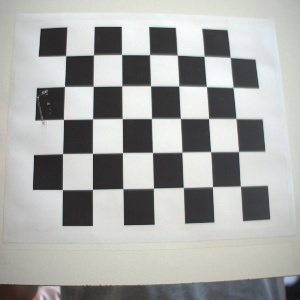
#> input picture pictures/calibration0.jpg, 300 x 300 px; its folder holds only this picture in this run
$ python calibration.py
#> lines starting #> are read from the running program, lines starting #| are printed output that depends on the picture; after the words box and inside, x2 and y2 are one past the last pixel; in counts of white or black regions, pixels touching at a corner belong together; long printed decimals are rounded
import numpy as np
import cv2 as cv
import glob
from ximea import xiapi

use_ximea = False

# termination criteria
if use_ximea == True:
    cam = xiapi.Camera()

    print('Opening first camera...')
    cam.open_device()

    cam.set_exposure(50000)
    cam.set_param("imgdataformat","XI_RGB32")
    cam.set_param("auto_wb",1)

    print('Exposure was set to %i us' %cam.get_exposure())
    img = xiapi.Image()
    print('Starting data acquisition...')
    cam.start_acquisition()

    inc = 0
    k = cv.waitKey(20)

    while k != ord('q'):
        cam.get_image(img)
        image = img.get_image_data_numpy()
        image = cv.resize(image,(300,300))
        cv.imshow("test", image)

        if k == ord(' '):
            cv.imwrite("pictures/calibration"+str(inc)+".jpg",image)
            inc = inc + 1

        k =cv.waitKey(20)
        if inc>=10:
            break

    print('Stopping acquisition...')
    cam.stop_acquisition()

    # stop communication
    cam.close_device()

criteria = (cv.TERM_CRITERIA_EPS + cv.TERM_CRITERIA_MAX_ITER, 30, 0.001)
# prepare object points, like (0,0,0), (1,0,0), (2,0,0) ....,(6,5,0)
objp = np.zeros((5*7,3), np.float32)
objp[:,:2] = np.mgrid[0:7,0:5].T.reshape(-1,2)

# Arrays to store object points and image points from all the images.
objpoints = [] # 3d point in real world space
imgpoints = [] # 2d points in image plane.

images = glob.glob('pictures/*.jpg')
inc = 0

for fname in images:
    print(fname)
    img = cv.imread(fname)
#> img is the input picture: shape (300, 300, 3); mean B, G, R 165.8, 168, 166.7
    gray = cv.cvtColor(img, cv.COLOR_BGR2GRAY)
    # Find the chess board corners
    cv.imshow('img', gray)
    cv.waitKey()
    ret, corners = cv.findChessboardCorners(gray, (7,5), None)
#> ret = True; corners = 35 rows, first 8: [65.61, 56.12], [93.46, 55.14], [121.6, 54.71], [149.6, 54.93], [177.2, 55.26], [204.3, 56.38], [229.8, 57.57], [64.49, 86.55]
    # If found, add object points, image points (after refining them)
    if ret == True:
        objpoints.append(objp)
        corners2 = cv.cornerSubPix(gray,corners, (11,11), (-1,-1), criteria)
#> corners2 = 35 rows, first 8: [65.57, 55.65], [93.47, 54.89], [121.6, 54.45], [149.5, 54.6], [177.2, 55.1], [204, 56.21], [230.2, 57.34], [64.4, 86.49]
        imgpoints.append(corners2)
        # Draw and display the corners
        cv.drawChessboardCorners(img, (7,5), corners2, ret)
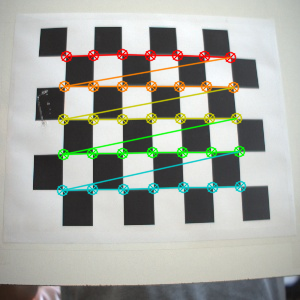
#> img: shape (300, 300, 3); 8.2% of pixels changed, all inside (x1, y1, x2, y2) = (56, 48, 247, 197)
        cv.imshow('img', img)
        _, mtx, dist, rvecs, tvecs = cv.calibrateCamera(objpoints, imgpoints, gray.shape[::-1], None, None)
#> mtx = [[465.3, 0, 151.9], [0, 555.9, 131.8], [0, 0, 1]]; dist = [[0.146, -18.87, 0.0282, -0.0047, 174.9]]; rvecs = ([-0.268, -0.103, -0.0198],); tvecs = ([-3.06, -2.3, 16.12],)
        h,  w = img.shape[:2]
#> h = 300; w = 300
        newcameramtx, roi = cv.getOptimalNewCameraMatrix(mtx, dist, (w,h), 1, (w,h))
#> newcameramtx = [[467.7, 0, 150.7], [0, 548.1, 136], [0, 0, 1]]; roi = (63, 33, 178, 196)
        dst = cv.undistort(img, mtx, dist, None, newcameramtx)
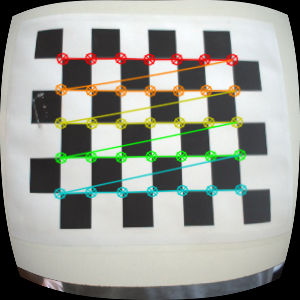
#> dst: shape (300, 300, 3); mean B, G, R 149.7, 157.1, 154.6

        # crop the image
        x, y, w, h = roi
#> x = 63; y = 33; w = 178; h = 196
        dst = dst[y:y+h, x:x+w]
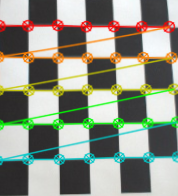
#> dst: shape (196, 178, 3); mean B, G, R 134, 147.5, 143.9
        cv.imwrite('pictures/out/cal'+str(inc)+'.png', dst)
        print("Camera Matrix : \n", mtx)
#| Camera Matrix :
#|  [[465.266   0.         151.879]
#|  [  0.         555.921 131.785]
#|  [  0.           0.           1.        ]]
        print("Dist : \n", dist)
#| Dist :
#|  [[ 1.46139467e-01 -1.88713726e+01  2.82499699e-02 -4.70255625e-03
#|    1.74861230e+02]]
        print("------------------------")
        cv.waitKey()
    inc = inc + 1
cv.destroyAllWindows()

$ run again, on pictures/calibration4.jpg
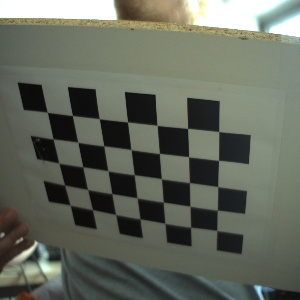
#> input picture pictures/calibration4.jpg, 300 x 300 px
#> img is the input picture: shape (300, 300, 3); mean B, G, R 93.3, 105, 100
#> ret = True; corners = 35 rows, first 8: [47.6, 112.4], [72.39, 115.5], [99.54, 118.6], [127.5, 121.9], [157.3, 125.5], [187.5, 128.5], [218.6, 131.5], [53.19, 139]
#> corners2 = 35 rows, first 8: [47.28, 112.2], [72.36, 115.5], [99.26, 118.6], [127.5, 121.9], [157, 125.3], [187.5, 128.4], [218.7, 131.5], [53.04, 139]
#> `cv.drawChessboardCorners(img, (7,5), corners2, ret)`:
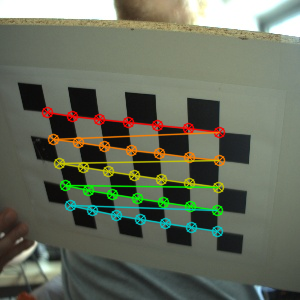
#> img: shape (300, 300, 3); 7.63% of pixels changed, all inside (x1, y1, x2, y2) = (41, 106, 226, 238)
#> mtx = [[381.7, 0, 169], [0, 412.6, 104.1], [0, 0, 1]]; dist = [[-0.218, 1.21, -0.0118, -0.0301, -10.78]]; rvecs = ([0.496, 0.308, 0.0095],); tvecs = ([-4.2, 0.286, 13.21],)
#> newcameramtx = [[255.1, 0, 190.7], [0, 385.2, 117], [0, 0, 1]]; roi = (78, 20, 200, 279)
#> `x, y, w, h = roi`: x = 78; y = 20; w = 200; h = 279
#> `dst = dst[y:y+h, x:x+w]`:
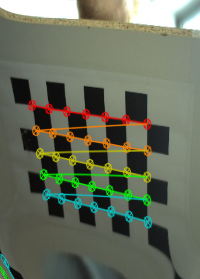
#> dst: shape (279, 200, 3); mean B, G, R 92.1, 109.6, 103.2
#| Camera Matrix :
#|  [[381.684   0.         169.015]
#|  [  0.         412.570 104.085]
#|  [  0.           0.           1.        ]]
#| Dist :
#|  [[ -0.2184   1.206  -0.01175  -0.03014 -10.784]]

$ run again, on pictures/calibration5.jpg
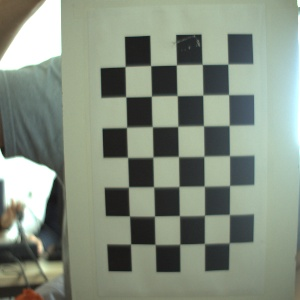
#> input picture pictures/calibration5.jpg, 300 x 300 px
#> img is the input picture: shape (300, 300, 3); mean B, G, R 128.1, 142.8, 132.8
#> ret = True; corners = 35 rows, first 8: [227.9, 64.12], [228.5, 94.65], [228.9, 125.3], [229.4, 155.6], [229.4, 185.3], [229.5, 214.4], [229, 242.7], [202.1, 64.49]
#> corners2 = 35 rows, first 8: [227.8, 64.02], [228.6, 94.42], [229.2, 125.4], [229.5, 155.5], [229.5, 185.6], [229.4, 214.5], [229, 242.9], [202.2, 64.24]
#> `cv.drawChessboardCorners(img, (7,5), corners2, ret)`:
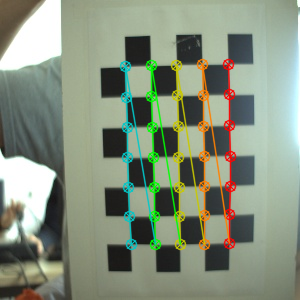
#> img: shape (300, 300, 3); 8.26% of pixels changed, all inside (x1, y1, x2, y2) = (119, 58, 237, 251)
#> mtx = [[863.5, 0, 125.3], [0, 1036.4, 149], [0, 0, 1]]; dist = [[-1.87, 32.45, -0.0238, 0.0518, -885.4]]; rvecs = ([0.246, -0.0204, 1.54],); tvecs = ([3.94, -2.73, 32.88],)
#> newcameramtx = [[356, 0, 203.1], [0, 397.9, 76.67], [0, 0, 1]]; roi = (148, 19, 127, 115)
#> `x, y, w, h = roi`: x = 148; y = 19; w = 127; h = 115
#> `dst = dst[y:y+h, x:x+w]`:
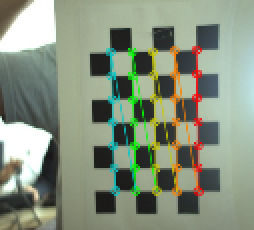
#> dst: shape (115, 127, 3) (shown 2 times larger); mean B, G, R 126.8, 146.4, 135.3
#| Camera Matrix :
#|  [[8.63476481e+02 0.00000000e+00 1.25296195e+02]
#|  [0.00000000e+00 1.03639145e+03 1.48961845e+02]
#|  [0.00000000e+00 0.00000000e+00 1.00000000e+00]]
#| Dist :
#|  [[-1.87316867e+00  3.24503497e+01 -2.38342801e-02  5.17880407e-02
#|   -8.85406396e+02]]

$ run again, on pictures/calibration6.jpg
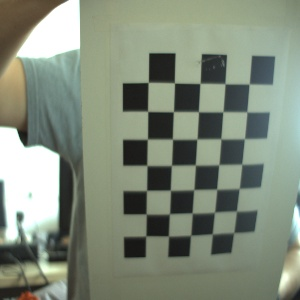
#> input picture pictures/calibration6.jpg, 300 x 300 px
#> img is the input picture: shape (300, 300, 3); mean B, G, R 123.4, 139.6, 129.9
#> ret = True; corners = 35 rows, first 8: [145.8, 235.6], [146.1, 213.7], [146.5, 190.3], [146.8, 165.4], [147.4, 139.3], [147.5, 111.6], [148.4, 82.64], [168.5, 235.6]
#> corners2 = 35 rows, first 8: [145.7, 236], [146.2, 214], [146.5, 190.5], [146.9, 165.4], [147.4, 139.2], [147.6, 111.2], [148.2, 82.3], [168.5, 236.2]
#> `cv.drawChessboardCorners(img, (7,5), corners2, ret)`:
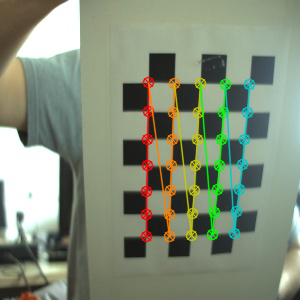
#> img: shape (300, 300, 3); 7.47% of pixels changed, all inside (x1, y1, x2, y2) = (140, 76, 256, 243)
#> mtx = [[294.8, 0, 147.8], [0, 329.7, 126.9], [0, 0, 1]]; dist = [[-0.219, 0.811, -0.0137, 8.84e-05, -2.67]]; rvecs = ([0.228, 0.138, -1.55],); tvecs = ([-0.0874, 4.32, 12.6],)
#> newcameramtx = [[44.62, 0, 269.6], [0, 73, 30.07], [0, 0, 1]]; roi = (247, 2, 45, 66)
#> `x, y, w, h = roi`: x = 247; y = 2; w = 45; h = 66
#> `dst = dst[y:y+h, x:x+w]`:
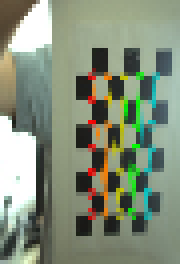
#> dst: shape (66, 45, 3) (shown 4 times larger); mean B, G, R 121.9, 142.8, 131.6
#| Camera Matrix :
#|  [[294.770   0.         147.758]
#|  [  0.         329.660 126.929]
#|  [  0.           0.           1.        ]]
#| Dist :
#|  [[-2.19091739e-01  8.10630778e-01 -1.36603903e-02  8.83794962e-05
#|   -2.66851870e+00]]

$ run again, on pictures/calibration1.jpg
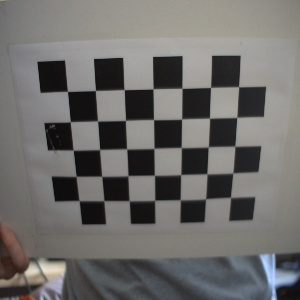
#> input picture pictures/calibration1.jpg, 300 x 300 px
#> img is the input picture: shape (300, 300, 3); mean B, G, R 106.8, 108.9, 110.1
#> ret = True; corners = 35 rows, first 8: [67.53, 91.46], [95.47, 90.55], [124.3, 89.66], [153.1, 89.04], [181.8, 88.42], [210.5, 87.45], [238.5, 86.75], [70.34, 121.8]
#> corners2 = 35 rows, first 8: [67.43, 91.37], [95.38, 90.51], [124.1, 89.52], [153, 88.79], [181.9, 88.27], [210.5, 87.35], [238.6, 86.68], [70.21, 121.8]
#> `cv.drawChessboardCorners(img, (7,5), corners2, ret)`:
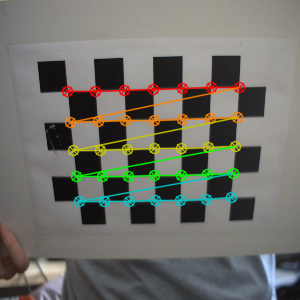
#> img: shape (300, 300, 3); 7.82% of pixels changed, all inside (x1, y1, x2, y2) = (61, 81, 246, 208)
#> mtx = [[2157.8, 0, 200.7], [0, 1624.6, 145.8], [0, 0, 1]]; dist = [[-5.93, -156.4, -0.646, 0.16, 57034.2]]; rvecs = ([0.1, -0.761, -0.0135],); tvecs = ([-3.39, -1.71, 54.31],)
#> newcameramtx = [[1962.6, 0, 201.7], [0, 1519.5, 121.4], [0, 0, 1]]; roi = (35, 12, 247, 269)
#> `x, y, w, h = roi`: x = 35; y = 12; w = 247; h = 269
#> `dst = dst[y:y+h, x:x+w]`:
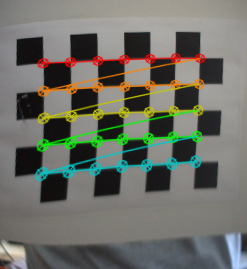
#> dst: shape (269, 247, 3); mean B, G, R 102.3, 110.5, 108.7
#| Camera Matrix :
#|  [[2.15779417e+03 0.00000000e+00 2.00678443e+02]
#|  [0.00000000e+00 1.62461813e+03 1.45767089e+02]
#|  [0.00000000e+00 0.00000000e+00 1.00000000e+00]]
#| Dist :
#|  [[-5.92660585e+00 -1.56366236e+02 -6.46447521e-01  1.59761898e-01
#|    5.70342376e+04]]
